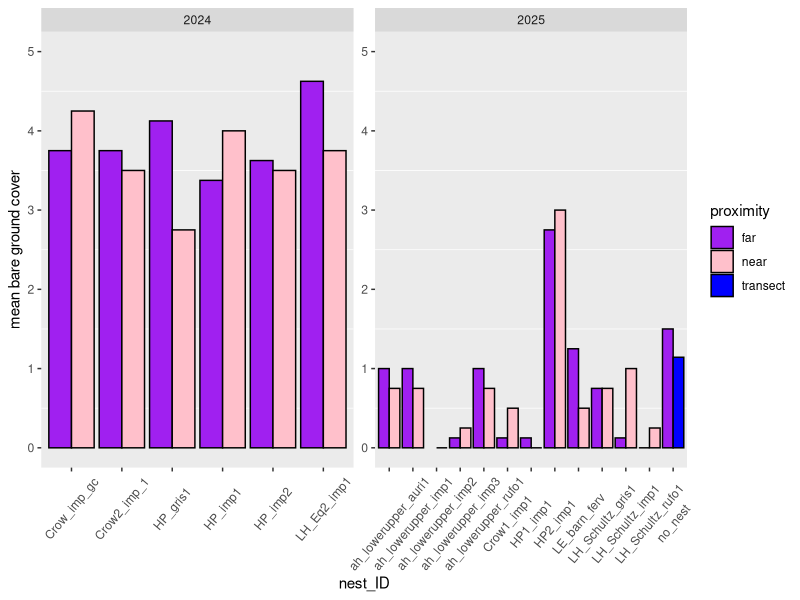
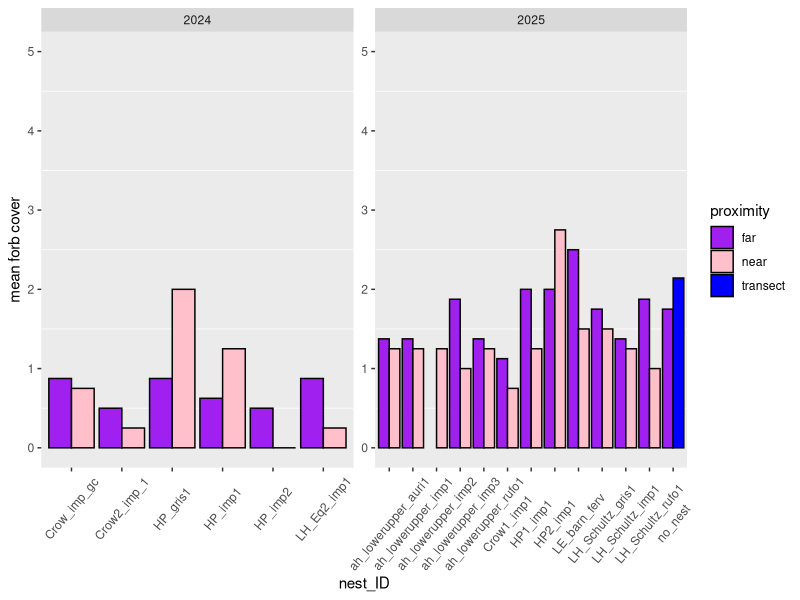
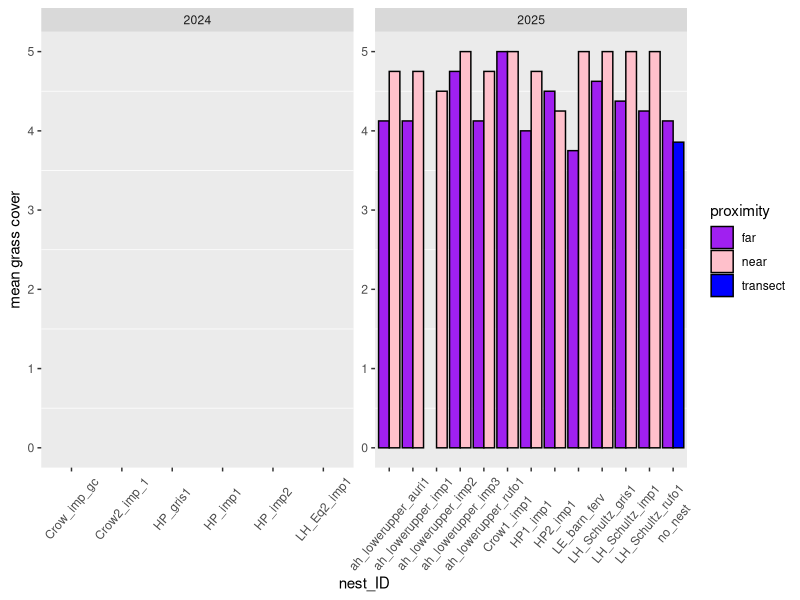
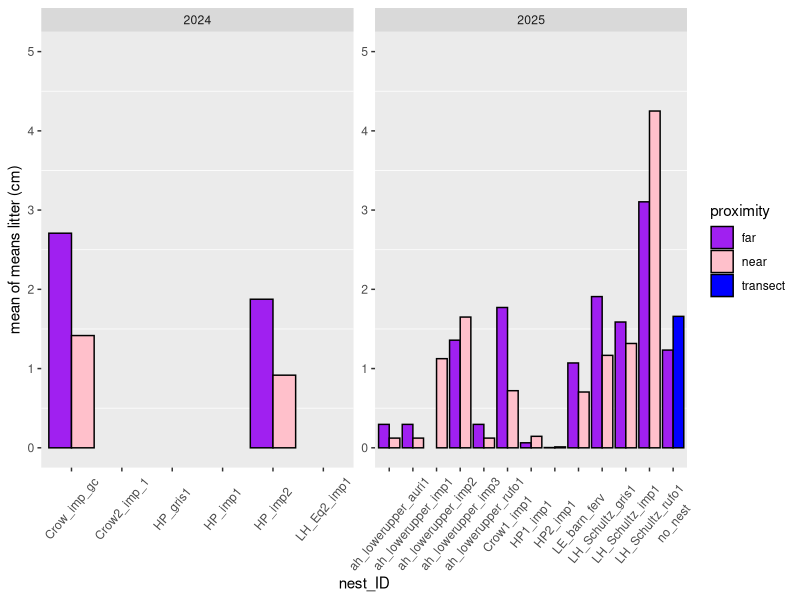
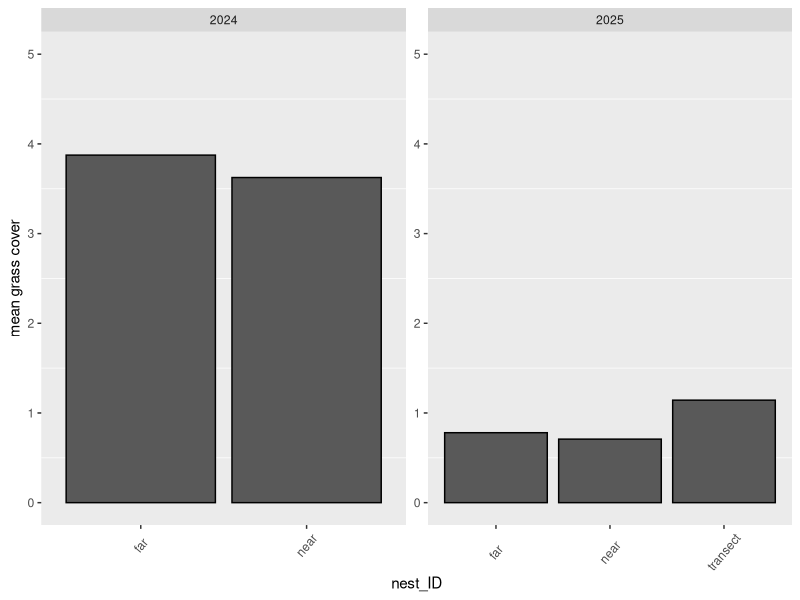
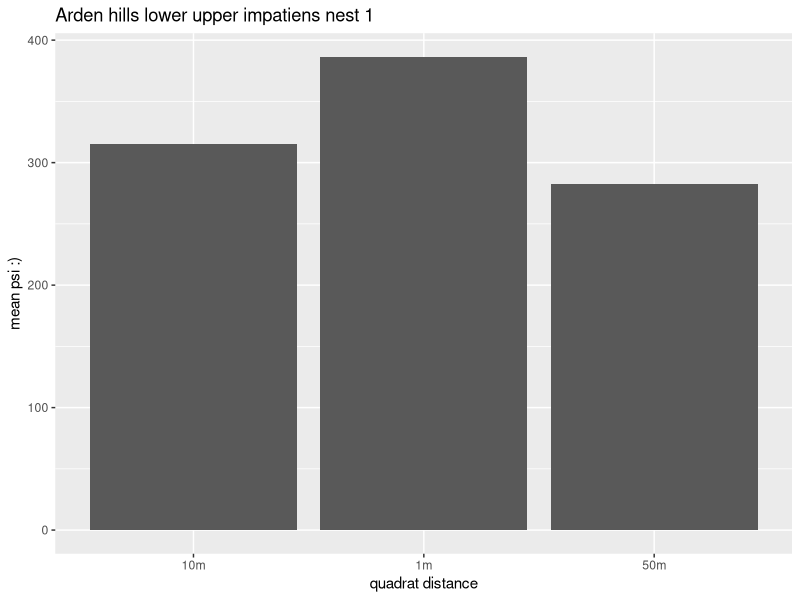

Write the R code that produced these figures, in order.
# Nest Quest '24 + '25 habitat analysis # SD Oct 1 2025

# Variables of interest 
  # Leaf litter
  # percent cover of grass forb, bare ground, at the nest away from the nest. 
  # Soil density data too.


#### SET WORKING DIRECTORY
# getwd() # this is used to see what your current working directory is. 
# setwd() # this is the commmand you use to set a new working directory. 
#load packages
library(tidyverse) #dplyr package
library(lubridate)

#load data
habitat_all <- read.csv("nq_habitat2425.csv") #reading in the data from github

### Classifying Variables ###
#site column name needs fixed in spreadsheet? 
habitat_all$nest_ID <- as.factor(habitat_all$nest_ID) 
#habitat_all$per_bare <- as.factor(habitat_all$per_bare)
#habitat_all$per_forb <- as.factor(habitat_all$per_forb)
#habitat$per_grass <- as.factor(habitat_all$per_grass)

#first look at data
print(unique(habitat_all$nest_ID)) # 18 unique nests. no_nest is not a nest value.

print(unique(habitat_all$per_bare)) # looks good

print(unique(habitat_all$per_forb)) # looks good

print(unique(habitat_all$per_grass)) # there is a level in here "" that is just a blank space
habitat_all$per_grass[habitat_all$per_grass == "" ] <- NA # changing to NA
print(unique(habitat_all$per_grass)) #check. if "" is gone, then we are good. 

### Data Cleaning ###
#quadrat_no
table(habitat_all$quadrant_no) # values that are "about_x" should just be lumped with the closest quadrat distance
habitat_all$quadrant_no[habitat_all$quadrant_no == 'about_45S'] <- '50S' # replacing values
habitat_all$quadrant_no[habitat_all$quadrant_no == 'about_40S'] <- '50S'
habitat_all$quadrant_no[habitat_all$quadrant_no == 'about_40N'] <- '50N'
habitat_all$quadrant_no[habitat_all$quadrant_no == 'about_45N'] <- '50N'
habitat_all$quadrant_no[habitat_all$quadrant_no == 'about_55E'] <- '50E'
habitat_all$quadrant_no[habitat_all$quadrant_no == 'about_95M'] <- '100M'
table(habitat_all$quadrant_no) # check. do all values look right?

#percent cover data

habitat_all <- mutate(habitat_all, mean_litter_depth = rowMeans(select(habitat_all, starts_with("leaf_lit")), na.rm = TRUE))

#### Creating data set that includes quadrant distances, as well as categories for values near nest and in the surronding area. 
nest_quadrats <- habitat_all %>% 
  group_by(nest_ID, quadrant_no, year) %>% 
  mutate(quadrant_distance = case_when(quadrant_no == "1N" ~ "1m", # column with groupings of quadrat distance
                                      quadrant_no == "1S" ~ "1m",
                                      quadrant_no == "1E" ~ "1m",
                                      quadrant_no == "1W" ~ "1m",
                                      quadrant_no == "10N" ~ "10m",
                                      quadrant_no == "10S" ~ "10m",
                                      quadrant_no == "10E" ~ "10m",
                                      quadrant_no == "10W" ~ "10m",
                                      startsWith(quadrant_no, "50") ~ "50m",
                                      startsWith(quadrant_no, "0") ~ "0m",
                                      startsWith(quadrant_no, "100M") ~ "100m",
                                      startsWith(quadrant_no, "25M") ~ "25m",
                                      startsWith(quadrant_no, "75M") ~ "75m"),
         proximity = case_when(quadrant_no == "1N" ~ "near", # lumps quadrats into a column "near" (1m) nest and "far" from nest (10m and 50m) 
                              quadrant_no == "1S" ~ "near",
                              quadrant_no == "1E" ~ "near",
                              quadrant_no == "1W" ~ "near",
                              quadrant_no == "10N" ~ "far",
                              quadrant_no == "10S" ~ "far",
                              quadrant_no == "10E" ~ "far",
                              quadrant_no == "10W" ~ "far", 
                              quadrant_no == "50N" ~ "far",
                              quadrant_no == "50S" ~ "far",
                              quadrant_no == "50E" ~ "far",
                              quadrant_no == "50W" ~ "far", 
                              startsWith(quadrant_no, "50") ~ "transect", # These are values to represent data at sites where no nest was found. 
                              startsWith(quadrant_no, "0") ~ "transect",
                              startsWith(quadrant_no, "100M") ~ "transect",
                              startsWith(quadrant_no, "25M") ~ "transect",
                              startsWith(quadrant_no, "75M") ~ "transect")) # lumping quadrant distances together

##### Habitat Analysis. Cover  and litter depth data here ####
nest_cover <- nest_quadrats %>% select(.,c("nest_ID",
                                           "year",
                                           "per_bare", 
                                           "per_forb", 
                                           "per_grass", 
                                           "mean_litter_depth",
                                           "quadrant_distance",
                                           "proximity")) #simplifying data set for cover and litter analysis. Only selecting certain columns here.


# I think having a number 1-5 for to represent % ranges of cover in each quadrant will be good to average. 
# Goal is to average each distance.

nest_cover2 <- nest_cover %>% 
  group_by(nest_ID, quadrant_distance, proximity) %>% 
  mutate(per_bare = recode(per_bare, '0' = 0, '1_to_5' = 1, '25_to_50' = 3, '5_to_25' = 2, '50_to_75' = 4, '75_to_100' = 5),
         per_forb = recode(per_forb, '0' = 0, '1_to_5' = 1, '25_to_50' = 3, '5_to_25' = 2, '50_to_75' = 4, '75_to_100' = 5),
         per_grass = recode(per_grass, '0' = 0, '1_to_5' = 1, '25_to_50' = 3, '5_to_25' = 2, '50_to_75' = 4, '75_to_100' = 5))
     # assigned a numeric value to each of the percent cover categories. Now they should be able to be averaged
# 0 = 0
# 1_to_5 = 1
# 5_to_25 = 2
# 25_to_50 = 3
# 50_to_75 = 4
# 75_to_100 = 5

# data frame for average cover for nest ID and year. 
nest_cover3 <- nest_cover2 %>% 
  group_by(nest_ID, year, proximity) %>% 
  summarize(avg_bare = mean(per_bare),
            avg_forb = mean(per_forb),
            avg_grass = mean(per_grass),
            mean_of_means_litter_cm = mean(mean_litter_depth))

#visualizing cover data
### plotting bare ground for each nest
nest_cover3 %>% 
  ggplot(aes(y = avg_bare, x = nest_ID, fill = proximity)) + # defining x and y values. 'fill' is how to get the groupings based on a column. 
  geom_bar(stat = "identity", position = 'dodge', color = 'black')+ 
  theme(axis.text.x = element_text(angle = 50, vjust = 0.5), #rotate x-axis text
        panel.grid.major = element_blank()) + 
  facet_wrap(vars(year), ncol = 2, scale = "free") + # separate data by year
  ylim(0,5)+ # set scale manually
  labs(x = "nest_ID", y = "mean bare ground cover") + #labels
  scale_fill_manual(values = c("purple", "pink", "blue")) # changing color
  
### plotting forb cover for each nest
nest_cover3 %>% 
  ggplot(aes(y = avg_forb, x = nest_ID, fill = proximity)) +
  geom_bar(stat = "identity", position = 'dodge', color = 'black')+ 
  theme(axis.text.x = element_text(angle = 50, vjust = 0.5), 
        panel.grid.major = element_blank()) +
  facet_wrap(vars(year), ncol = 2, scale = "free") +
  ylim(0,5)+
  labs(x = "nest_ID", y = "mean forb cover") +
  scale_fill_manual(values = c("purple", "pink", "blue"))

### plotting grass cover for each nest
nest_cover3 %>% 
  ggplot(aes(y = avg_grass, x = nest_ID, fill = proximity)) +
  geom_bar(stat = "identity", position = 'dodge', color = 'black')+ 
  theme(axis.text.x = element_text(angle = 50, vjust = 0.5), 
        panel.grid.major = element_blank()) +
  facet_wrap(vars(year), ncol = 2, scale = "free") +
  ylim(0,5)+
  labs(x = "nest_ID", y = "mean grass cover") +
  scale_fill_manual(values = c("purple", "pink", "blue"))

### plotting mean of means litter depth
nest_cover3 %>% 
  ggplot(aes(y = mean_of_means_litter_cm, x = nest_ID, fill = proximity)) +
  geom_bar(stat = "identity", position = 'dodge', color = 'black')+ 
  theme(axis.text.x = element_text(angle = 50, vjust = 0.5), 
        panel.grid.major = element_blank()) +
  facet_wrap(vars(year), ncol = 2, scale = "free") +
  ylim(0,5)+
  labs(x = "nest_ID", y = "mean of means litter (cm)") +
  scale_fill_manual(values = c("purple", "pink", "blue"))

###
### I want to see the cover data averaged across ALL nests###
nest_cover_all <- nest_cover2 %>% 
  filter(!is.na(c(per_bare))) %>% 
  filter(!is.na(c(per_forb))) %>%
  #filter(!is.na(c(per_grass))) %>%
  group_by(proximity, year) %>% 
  summarize(avg_bare = mean(per_bare),
            avg_forb = mean(per_forb),
            avg_grass = mean(per_grass))
  
### plotting grass cover for each nest
nest_cover_all %>% 
  # filter(nest_ID == "ah_lowerupper_imp1") %>% 
  ggplot(aes(y = avg_bare, x = proximity)) +
  geom_bar(stat = "identity", position = 'dodge', color = 'black')+ 
  theme(axis.text.x = element_text(angle = 50, vjust = 0.5), 
        panel.grid.major = element_blank()) +
  facet_wrap(vars(year), ncol = 2, scale = "free") +
  ylim(0,5)+
  labs(x = "nest_ID", y = "mean grass cover") 

####
##### soil density analysis #####
# hi sami

### Habitat analaysis for soil density data. EB 10/7/25 ###

nest_cover_psi <- nest_quadrats %>% select(.,c("nest_ID", 
                                              "year", 
                                              "psi_avg", 
                                              "quadrant_distance")) #create new data frame to isolate soil density data

nest_cover_psi <- nest_cover_psi %>%
  group_by(nest_ID, quadrant_distance, year) %>%
  summarize(mean_psi = mean(psi_avg))


#barplot(mean_psi ~ nest_ID, data = nest_cover_psi)

nest_cover_psi %>% 
  filter(nest_ID == "ah_lowerupper_imp1") %>% 
  ggplot(aes(y = mean_psi, x = quadrant_distance)) +
  geom_bar(stat = "identity") +
  #facet_wrap(vars(quadrat_distance), ncol = 3) +
  labs(x = "quadrat distance", y = "mean psi :)") + 
  ggtitle("Arden hills lower upper impatiens nest 1")
